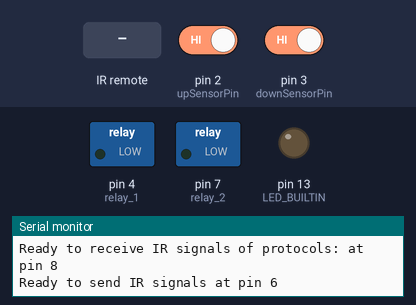
This sketch was run on a simulated Arduino Uno, built with avr-gcc and run on an emulated ATmega328P. On the bench: switched loads named in the sketch (green lamp = pin HIGH), output pins drawn as LEDs (lit = HIGH), the last lines printed to the serial monitor. Inputs (shaded band) come from the test bench; at power-on: pin 3 (downSensorPin) HIGH, pin 2 (upSensorPin) HIGH.

Above: at 1.2 s.
1.3 s: infrared code 0x9A received
At 2.1 s:
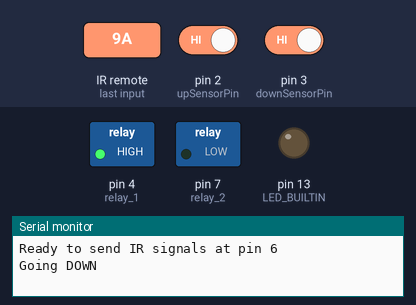
2.8 s: pin 3 (downSensorPin) driven LOW
At 3.2 s:
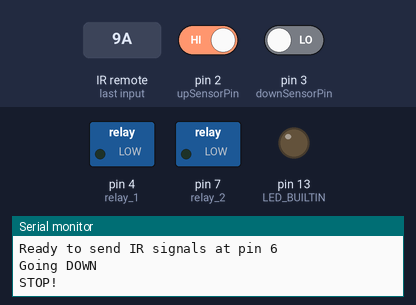
4.3 s: infrared code 0x95 received
At 5.5 s:
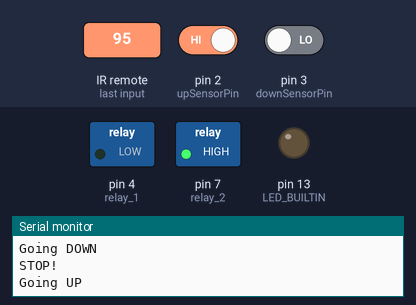
5.8 s: infrared code 0x9E received
At 6.7 s:
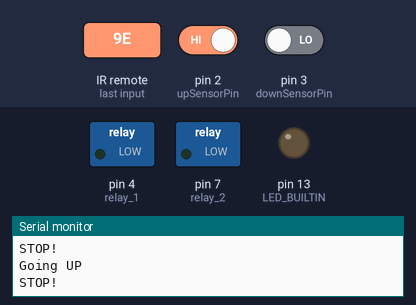
Timing chart, 0 to 8.3 s (numbered marks = the images above; inputs shaded):
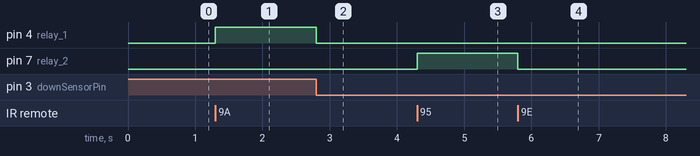

Measured:
- after the input at 1.3 s, pin 4 (relay_1): LOW → HIGH at once
- after the input at 2.8 s, pin 4 (relay_1): HIGH → LOW at once
- after the input at 4.3 s, pin 7 (relay_2): LOW → HIGH at once
- after the input at 5.8 s, pin 7 (relay_2): HIGH → LOW at once

The sketch:

projectorscreencontroler.ino
```cpp
/*

*/
#include <Arduino.h>

#include <IRremote.hpp>

// analog sensor values
int heUpSensor = 0;
int heDownSensor = 0;
uint8_t irrecv;

// variables
int dir = 3;
int UP = 0;
int DOWN = 1;
int TRANSIT = 2;
int STOP = 3;

bool ACTIVE=true;
bool INACTIVE=false;

#define IR_RECEIVE_PIN      8
#define IR_SEND_PIN         6
#define DELAY_AFTER_SEND 2000
#define IRUP  0x95
#define IRDOWN 0x9A
#define IRSTOP 0x9E
#define IRONOFF 0xA8
#define DECODE_NEC          // Includes Apple and Onkyo
#define DECODE_DISTANCE     // in case NEC is not received correctly

// digital outputs
int relay_1 = 4;
int relay_2 = 7;
int upSensorPin =2;
int downSensorPin =3;

volatile int upSensor,downSensor =0;

void setup() {
  pinMode(LED_BUILTIN, OUTPUT);
  Serial.begin(115200);

  pinMode(relay_1, OUTPUT);
  pinMode(relay_2, OUTPUT);

  pinMode(upSensorPin, INPUT_PULLUP);
  pinMode(downSensorPin, INPUT_PULLUP);
  attachInterrupt(digitalPinToInterrupt(upSensorPin), isr, CHANGE);
  attachInterrupt(digitalPinToInterrupt(downSensorPin), isr, CHANGE);


#if defined(__AVR_ATmega32U4__) || defined(SERIAL_PORT_USBVIRTUAL) || defined(SERIAL_USB) || defined(SERIALUSB_PID) || defined(ARDUINO_attiny3217)
    delay(4000); // To be able to connect Serial monitor after reset or power up and before first print out. Do not wait for an attached Serial Monitor!
#endif
    // Just to know which program is running on my Arduino
    Serial.println(F("START " __FILE__ " from " __DATE__ "\r\nUsing library version " VERSION_IRREMOTE));

    // Start the receiver and if not 3. parameter specified, take LED_BUILTIN pin from the internal boards definition as default feedback LED
    IrReceiver.begin(IR_RECEIVE_PIN, ENABLE_LED_FEEDBACK);

    Serial.print(F("Ready to receive IR signals of protocols: "));
    printActiveIRProtocols(&Serial);
    Serial.print(F("at pin "));
    Serial.println(IR_RECEIVE_PIN);

    IrSender.begin(IR_SEND_PIN, ENABLE_LED_FEEDBACK); // Specify send pin and enable feedback LED at default feedback LED pin
    Serial.print(F("Ready to send IR signals at pin "));
    Serial.println(IR_SEND_PIN);
}


void loop() {
  if (IrReceiver.decode()) {  // Grab an IR code
        // Check if the buffer overflowed
        if (IrReceiver.decodedIRData.flags & IRDATA_FLAGS_WAS_OVERFLOW) {
            Serial.println(F(">>>>>>>> Overflow detected"));
        } else {
                  //IrReceiver.printIRResultRawFormatted(&Serial, true);  // Output the results in RAW format
                  if(IrReceiver.decodedIRData.command!=0x0)
                  irrecv = IrReceiver.decodedIRData.command;

                switch (irrecv) {
                  case IRUP:
                    executeUpCommands();
                    break;
                  case IRDOWN:
                    executeDownCommands();
                    break;
                  case IRSTOP:
                      stopMotor();
                    break;
                  case IRONOFF: //onoff
                    executeOnOffCommands();
                    break;
                  default:
                    sendRawCode(IrReceiver.decodedIRData.decodedRawData);
                    break;
                }

               IrReceiver.resume();                            // Prepare for the next value
              }
  }
}

void isr() {
  // set sensor value
  upSensor=digitalRead(upSensorPin);
  downSensor=digitalRead(downSensorPin);

 if(getDir()!=STOP) {
        if(getDir()==UP && !upSensor) stopMotor();
        if(getDir()==DOWN && !downSensor) stopMotor();
  }
}


/**
 * screen is up : 0
 * screen is down :1
 * screen is travelling: 2
 **/
int checkHESensorsScreenPos() {
  if (upSensor == INACTIVE) return UP;
  if(downSensor == INACTIVE) return DOWN;
  return TRANSIT;
}

void moveUp() {
  digitalWrite(relay_1, LOW);
  digitalWrite(relay_2, HIGH);
  dir = UP;
  Serial.println("Going UP");
}

void moveDown() {
  digitalWrite(relay_1, HIGH);
  digitalWrite(relay_2, LOW);
  dir = DOWN;
  Serial.println("Going DOWN");
}

void stopMotor() {
  digitalWrite(relay_1, LOW);
  digitalWrite(relay_2, LOW);
  dir = STOP;
  Serial.println("STOP!");
}

int getDir(){
  return dir;
}

void sendRawCode(uint32_t code) {
    Serial.print(F("Sending NECRaw "));
    Serial.println(code,HEX);
    Serial.flush();

    IrSender.sendNECRaw(code, 0);
       // wait for the receiver state machine to detect the end of a protocol
    //delay((RECORD_GAP_MICROS / 1000) + 5);
}

void sendNecCode(uint16_t address, uint8_t command ) {
    Serial.print(F("Send NEC Code "));
    Serial.print(address,HEX);
    Serial.print(F(" Command "));
    Serial.println(command,HEX);
    //  Protocol=NEC Address=0x102 Command=0x34 Raw-Data=0xCB340102 (32 bits)
    IrSender.sendNEC(address, command, 0);
    //delay((RECORD_GAP_MICROS / 1000) + 5);
}

void executeUpCommands() {
  int screenPos = checkHESensorsScreenPos();
  if( screenPos == DOWN)
    moveUp();
  if(screenPos==TRANSIT && getDir() != UP) {
    stopMotor();
    moveUp();
  }
}

void executeDownCommands() {
  int screenPos = checkHESensorsScreenPos();
  if( screenPos == UP)
    moveDown();
  if(screenPos==TRANSIT && getDir() != DOWN) {
    stopMotor();
    moveDown();
  }
}

void executeOnOffCommands() {
  int screenPos = checkHESensorsScreenPos();
  if( screenPos == UP) {
    moveDown();
    Serial.println("Turning ON");
  } else if(screenPos == DOWN || screenPos == TRANSIT) {
    moveUp();
    Serial.println("Turning OFF");
    sendNecCode(0xDE21,0xA8);//onoff proj press 2 times
  }
  delay(1000);
  sendNecCode(0xDE21, 0xA8);//onoff proj
  sendRawCode(0xA659FF00);//onoff kiii
  sendNecCode(0xFD02, 0x57);//onoff soundbar
}
```
